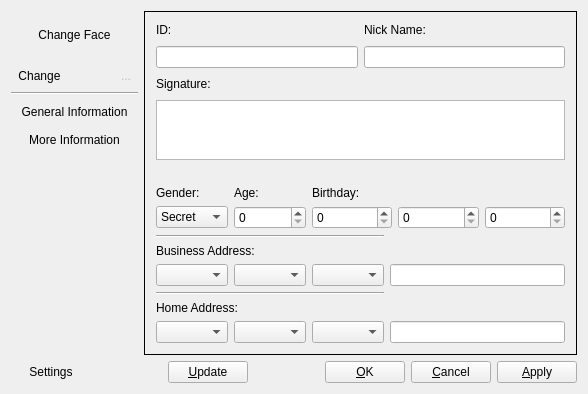
<?xml version="1.0" encoding="UTF-8"?>
<ui version="4.0">
 <class>ContactInfoWidgetClass</class>
 <widget class="QWidget" name="ContactInfoWidgetClass">
  <property name="geometry">
   <rect>
    <x>0</x>
    <y>0</y>
    <width>588</width>
    <height>394</height>
   </rect>
  </property>
  <property name="windowTitle">
   <string notr="true">Information</string>
  </property>
  <layout class="QGridLayout" name="gridLayout">
   <item row="1" column="0" colspan="2">
    <layout class="QHBoxLayout" name="horizontalLayout">
     <item>
      <widget class="QPushButton" name="pushButtonSettings">
       <property name="focusPolicy">
        <enum>Qt::NoFocus</enum>
       </property>
       <property name="text">
        <string>Settings</string>
       </property>
       <property name="icon">
        <iconset resource="../resources.qrc">
         <normaloff>:/resources/images/configure.png</normaloff>:/resources/images/configure.png</iconset>
       </property>
       <property name="flat">
        <bool>true</bool>
       </property>
      </widget>
     </item>
     <item>
      <spacer name="horizontalSpacer">
       <property name="orientation">
        <enum>Qt::Horizontal</enum>
       </property>
       <property name="sizeHint" stdset="0">
        <size>
         <width>40</width>
         <height>20</height>
        </size>
       </property>
      </spacer>
     </item>
     <item>
      <widget class="QPushButton" name="pushButtonUpdate">
       <property name="text">
        <string>&amp;Update</string>
       </property>
      </widget>
     </item>
     <item>
      <spacer name="horizontalSpacer_4">
       <property name="orientation">
        <enum>Qt::Horizontal</enum>
       </property>
       <property name="sizeHint" stdset="0">
        <size>
         <width>40</width>
         <height>20</height>
        </size>
       </property>
      </spacer>
     </item>
     <item>
      <widget class="QPushButton" name="pushButtonOK">
       <property name="text">
        <string>&amp;OK</string>
       </property>
      </widget>
     </item>
     <item>
      <widget class="QPushButton" name="pushButtonCancel">
       <property name="text">
        <string>&amp;Cancel</string>
       </property>
      </widget>
     </item>
     <item>
      <widget class="QPushButton" name="pushButtonApply">
       <property name="text">
        <string>&amp;Apply</string>
       </property>
      </widget>
     </item>
    </layout>
   </item>
   <item row="0" column="1">
    <widget class="QStackedWidget" name="stackedWidget">
     <property name="sizePolicy">
      <sizepolicy hsizetype="Preferred" vsizetype="Preferred">
       <horstretch>3</horstretch>
       <verstretch>0</verstretch>
      </sizepolicy>
     </property>
     <property name="frameShape">
      <enum>QFrame::Panel</enum>
     </property>
     <property name="currentIndex">
      <number>0</number>
     </property>
     <widget class="QWidget" name="pageGeneralInfo">
      <layout class="QGridLayout" name="gridLayout_7">
       <item row="0" column="0">
        <layout class="QGridLayout" name="gridLayout_3">
         <property name="verticalSpacing">
          <number>9</number>
         </property>
         <item row="0" column="0">
          <widget class="QLabel" name="labelID">
           <property name="text">
            <string>ID:</string>
           </property>
          </widget>
         </item>
         <item row="0" column="1">
          <widget class="QLabel" name="labelNickName">
           <property name="text">
            <string>Nick Name:</string>
           </property>
          </widget>
         </item>
         <item row="1" column="0">
          <widget class="QLineEdit" name="lineEditUserID">
           <property name="focusPolicy">
            <enum>Qt::NoFocus</enum>
           </property>
           <property name="readOnly">
            <bool>true</bool>
           </property>
          </widget>
         </item>
         <item row="1" column="1">
          <widget class="QLineEdit" name="lineEditNickName"/>
         </item>
         <item row="3" column="0" rowspan="2" colspan="2">
          <widget class="QPlainTextEdit" name="plainTextEditSignature">
           <property name="sizePolicy">
            <sizepolicy hsizetype="Expanding" vsizetype="Preferred">
             <horstretch>0</horstretch>
             <verstretch>0</verstretch>
            </sizepolicy>
           </property>
           <property name="maximumSize">
            <size>
             <width>16777215</width>
             <height>60</height>
            </size>
           </property>
           <property name="maximumBlockCount">
            <number>256</number>
           </property>
          </widget>
         </item>
         <item row="2" column="0" colspan="2">
          <widget class="QLabel" name="labelSignature">
           <property name="text">
            <string>Signature:</string>
           </property>
          </widget>
         </item>
        </layout>
       </item>
       <item row="2" column="0">
        <layout class="QGridLayout" name="gridLayout_2">
         <property name="verticalSpacing">
          <number>6</number>
         </property>
         <item row="3" column="0" colspan="3">
          <widget class="QLabel" name="labelBusinessAddress">
           <property name="text">
            <string>Business Address:</string>
           </property>
          </widget>
         </item>
         <item row="4" column="0">
          <widget class="QComboBox" name="comboBox"/>
         </item>
         <item row="4" column="1">
          <widget class="QComboBox" name="comboBox_2"/>
         </item>
         <item row="4" column="2">
          <widget class="QComboBox" name="comboBox_3"/>
         </item>
         <item row="6" column="0" colspan="3">
          <widget class="QLabel" name="labelHomeAddress">
           <property name="text">
            <string>Home Address:</string>
           </property>
          </widget>
         </item>
         <item row="7" column="0">
          <widget class="QComboBox" name="comboBox_5"/>
         </item>
         <item row="7" column="1">
          <widget class="QComboBox" name="comboBox_6"/>
         </item>
         <item row="7" column="2">
          <widget class="QComboBox" name="comboBox_4"/>
         </item>
         <item row="5" column="0" colspan="3">
          <widget class="Line" name="line_4">
           <property name="orientation">
            <enum>Qt::Horizontal</enum>
           </property>
          </widget>
         </item>
         <item row="4" column="3">
          <widget class="QLineEdit" name="lineEdit_3"/>
         </item>
         <item row="7" column="3">
          <widget class="QLineEdit" name="lineEdit_4"/>
         </item>
         <item row="0" column="0">
          <widget class="QLabel" name="labelGender">
           <property name="text">
            <string>Gender:</string>
           </property>
          </widget>
         </item>
         <item row="1" column="0">
          <widget class="QComboBox" name="comboBoxGender">
           <item>
            <property name="text">
             <string>Secret</string>
            </property>
           </item>
           <item>
            <property name="text">
             <string>Male</string>
            </property>
           </item>
           <item>
            <property name="text">
             <string>Female</string>
            </property>
           </item>
          </widget>
         </item>
         <item row="0" column="1">
          <widget class="QLabel" name="labelAge">
           <property name="text">
            <string>Age:</string>
           </property>
          </widget>
         </item>
         <item row="1" column="1">
          <widget class="QSpinBox" name="spinBoxAge">
           <property name="minimum">
            <number>0</number>
           </property>
           <property name="maximum">
            <number>100</number>
           </property>
           <property name="value">
            <number>0</number>
           </property>
          </widget>
         </item>
         <item row="0" column="2">
          <widget class="QLabel" name="labelBirthday">
           <property name="text">
            <string>Birthday:</string>
           </property>
          </widget>
         </item>
         <item row="2" column="0" colspan="3">
          <widget class="Line" name="line">
           <property name="orientation">
            <enum>Qt::Horizontal</enum>
           </property>
          </widget>
         </item>
         <item row="1" column="2" colspan="2">
          <layout class="QHBoxLayout" name="horizontalLayout_4">
           <property name="spacing">
            <number>6</number>
           </property>
           <item>
            <widget class="QSpinBox" name="spinBoxYear">
             <property name="maximum">
              <number>2011</number>
             </property>
            </widget>
           </item>
           <item>
            <widget class="QSpinBox" name="spinBoxMonth">
             <property name="maximum">
              <number>12</number>
             </property>
            </widget>
           </item>
           <item>
            <widget class="QSpinBox" name="spinBoxDay">
             <property name="maximum">
              <number>31</number>
             </property>
            </widget>
           </item>
          </layout>
         </item>
        </layout>
       </item>
       <item row="1" column="0">
        <spacer name="verticalSpacer_2">
         <property name="orientation">
          <enum>Qt::Vertical</enum>
         </property>
         <property name="sizeHint" stdset="0">
          <size>
           <width>20</width>
           <height>28</height>
          </size>
         </property>
        </spacer>
       </item>
      </layout>
     </widget>
     <widget class="QWidget" name="pageMoreInfo">
      <layout class="QVBoxLayout" name="verticalLayout_3">
       <item>
        <widget class="QGroupBox" name="groupBox">
         <property name="title">
          <string>Business Information</string>
         </property>
         <layout class="QGridLayout" name="gridLayout_4">
          <item row="0" column="0">
           <widget class="QLabel" name="label_12">
            <property name="text">
             <string>Job:</string>
            </property>
           </widget>
          </item>
          <item row="0" column="1">
           <widget class="QLabel" name="label_8">
            <property name="text">
             <string>Phone:</string>
            </property>
           </widget>
          </item>
          <item row="0" column="2">
           <widget class="QLabel" name="label_9">
            <property name="text">
             <string>Email:</string>
            </property>
           </widget>
          </item>
          <item row="1" column="0">
           <widget class="QLineEdit" name="lineEdit_14"/>
          </item>
          <item row="1" column="1">
           <widget class="QLineEdit" name="lineEdit_7"/>
          </item>
          <item row="1" column="2">
           <widget class="QLineEdit" name="lineEdit_8"/>
          </item>
         </layout>
        </widget>
       </item>
       <item>
        <widget class="QGroupBox" name="groupBox_2">
         <property name="title">
          <string>Home Information</string>
         </property>
         <layout class="QGridLayout" name="gridLayout_5">
          <item row="0" column="0">
           <widget class="QLabel" name="labelHobby">
            <property name="text">
             <string>hobby:</string>
            </property>
           </widget>
          </item>
          <item row="0" column="1">
           <widget class="QLabel" name="label_10">
            <property name="text">
             <string>Phone</string>
            </property>
           </widget>
          </item>
          <item row="0" column="2">
           <widget class="QLabel" name="label_11">
            <property name="text">
             <string>Email:</string>
            </property>
           </widget>
          </item>
          <item row="1" column="0">
           <widget class="QLineEdit" name="lineEdit_11"/>
          </item>
          <item row="1" column="1">
           <widget class="QLineEdit" name="lineEdit_9"/>
          </item>
          <item row="1" column="2">
           <widget class="QLineEdit" name="lineEdit_10"/>
          </item>
         </layout>
        </widget>
       </item>
       <item>
        <spacer name="verticalSpacer_3">
         <property name="orientation">
          <enum>Qt::Vertical</enum>
         </property>
         <property name="sizeHint" stdset="0">
          <size>
           <width>20</width>
           <height>40</height>
          </size>
         </property>
        </spacer>
       </item>
       <item>
        <widget class="QGroupBox" name="groupBox_3">
         <property name="title">
          <string>Description</string>
         </property>
         <layout class="QGridLayout" name="gridLayout_6">
          <item row="0" column="0">
           <widget class="QPlainTextEdit" name="plainTextEdit">
            <property name="sizePolicy">
             <sizepolicy hsizetype="Expanding" vsizetype="Preferred">
              <horstretch>0</horstretch>
              <verstretch>0</verstretch>
             </sizepolicy>
            </property>
            <property name="maximumSize">
             <size>
              <width>16777215</width>
              <height>80</height>
             </size>
            </property>
           </widget>
          </item>
         </layout>
        </widget>
       </item>
      </layout>
     </widget>
    </widget>
   </item>
   <item row="0" column="0">
    <layout class="QVBoxLayout" name="verticalLayout" stretch="0,0,0,0,0,0">
     <property name="sizeConstraint">
      <enum>QLayout::SetMinimumSize</enum>
     </property>
     <item>
      <layout class="QHBoxLayout" name="horizontalLayout_2">
       <item>
        <spacer name="horizontalSpacer_5">
         <property name="orientation">
          <enum>Qt::Horizontal</enum>
         </property>
         <property name="sizeHint" stdset="0">
          <size>
           <width>20</width>
           <height>20</height>
          </size>
         </property>
        </spacer>
       </item>
       <item>
        <widget class="QToolButton" name="toolButtonUserFace">
         <property name="minimumSize">
          <size>
           <width>48</width>
           <height>48</height>
          </size>
         </property>
         <property name="focusPolicy">
          <enum>Qt::NoFocus</enum>
         </property>
         <property name="autoFillBackground">
          <bool>false</bool>
         </property>
         <property name="text">
          <string>Change Face</string>
         </property>
         <property name="icon">
          <iconset resource="../resources.qrc">
           <normaloff>:/resources/images/app.png</normaloff>:/resources/images/app.png</iconset>
         </property>
         <property name="iconSize">
          <size>
           <width>48</width>
           <height>48</height>
          </size>
         </property>
         <property name="checkable">
          <bool>false</bool>
         </property>
         <property name="checked">
          <bool>false</bool>
         </property>
         <property name="autoRepeat">
          <bool>false</bool>
         </property>
         <property name="autoExclusive">
          <bool>false</bool>
         </property>
         <property name="toolButtonStyle">
          <enum>Qt::ToolButtonIconOnly</enum>
         </property>
         <property name="autoRaise">
          <bool>true</bool>
         </property>
        </widget>
       </item>
       <item>
        <spacer name="horizontalSpacer_7">
         <property name="orientation">
          <enum>Qt::Horizontal</enum>
         </property>
         <property name="sizeHint" stdset="0">
          <size>
           <width>20</width>
           <height>20</height>
          </size>
         </property>
        </spacer>
       </item>
      </layout>
     </item>
     <item>
      <layout class="QHBoxLayout" name="horizontalLayout_3">
       <item>
        <widget class="QToolButton" name="toolButtonChangeFace">
         <property name="focusPolicy">
          <enum>Qt::NoFocus</enum>
         </property>
         <property name="text">
          <string>Change</string>
         </property>
         <property name="autoRaise">
          <bool>true</bool>
         </property>
        </widget>
       </item>
       <item>
        <spacer name="horizontalSpacer_6">
         <property name="orientation">
          <enum>Qt::Horizontal</enum>
         </property>
         <property name="sizeHint" stdset="0">
          <size>
           <width>20</width>
           <height>20</height>
          </size>
         </property>
        </spacer>
       </item>
       <item>
        <widget class="QToolButton" name="toolButton_2">
         <property name="enabled">
          <bool>false</bool>
         </property>
         <property name="focusPolicy">
          <enum>Qt::NoFocus</enum>
         </property>
         <property name="text">
          <string>...</string>
         </property>
         <property name="icon">
          <iconset resource="../resources.qrc">
           <normaloff>:/resources/images/find.png</normaloff>:/resources/images/find.png</iconset>
         </property>
         <property name="autoRaise">
          <bool>true</bool>
         </property>
        </widget>
       </item>
      </layout>
     </item>
     <item>
      <widget class="Line" name="line_2">
       <property name="orientation">
        <enum>Qt::Horizontal</enum>
       </property>
      </widget>
     </item>
     <item>
      <widget class="QPushButton" name="pushButtonGeneralInformation">
       <property name="focusPolicy">
        <enum>Qt::NoFocus</enum>
       </property>
       <property name="text">
        <string>General Information</string>
       </property>
       <property name="checkable">
        <bool>true</bool>
       </property>
       <property name="checked">
        <bool>false</bool>
       </property>
       <property name="flat">
        <bool>true</bool>
       </property>
      </widget>
     </item>
     <item>
      <widget class="QPushButton" name="pushButtonMoreInformation">
       <property name="focusPolicy">
        <enum>Qt::NoFocus</enum>
       </property>
       <property name="text">
        <string>More Information</string>
       </property>
       <property name="checkable">
        <bool>true</bool>
       </property>
       <property name="checked">
        <bool>false</bool>
       </property>
       <property name="flat">
        <bool>true</bool>
       </property>
      </widget>
     </item>
     <item>
      <spacer name="verticalSpacer">
       <property name="orientation">
        <enum>Qt::Vertical</enum>
       </property>
       <property name="sizeHint" stdset="0">
        <size>
         <width>20</width>
         <height>40</height>
        </size>
       </property>
      </spacer>
     </item>
    </layout>
   </item>
  </layout>
 </widget>
 <layoutdefault spacing="6" margin="11"/>
 <tabstops>
  <tabstop>lineEditNickName</tabstop>
  <tabstop>plainTextEditSignature</tabstop>
  <tabstop>comboBoxGender</tabstop>
  <tabstop>spinBoxAge</tabstop>
  <tabstop>comboBox</tabstop>
  <tabstop>comboBox_2</tabstop>
  <tabstop>comboBox_3</tabstop>
  <tabstop>lineEdit_3</tabstop>
  <tabstop>comboBox_5</tabstop>
  <tabstop>comboBox_6</tabstop>
  <tabstop>comboBox_4</tabstop>
  <tabstop>lineEdit_4</tabstop>
  <tabstop>pushButtonUpdate</tabstop>
  <tabstop>pushButtonOK</tabstop>
  <tabstop>pushButtonCancel</tabstop>
  <tabstop>pushButtonApply</tabstop>
  <tabstop>lineEdit_14</tabstop>
  <tabstop>lineEdit_7</tabstop>
  <tabstop>lineEdit_8</tabstop>
  <tabstop>lineEdit_11</tabstop>
  <tabstop>lineEdit_9</tabstop>
  <tabstop>lineEdit_10</tabstop>
  <tabstop>plainTextEdit</tabstop>
 </tabstops>
 <resources>
  <include location="../resources.qrc"/>
 </resources>
 <connections/>
</ui>
